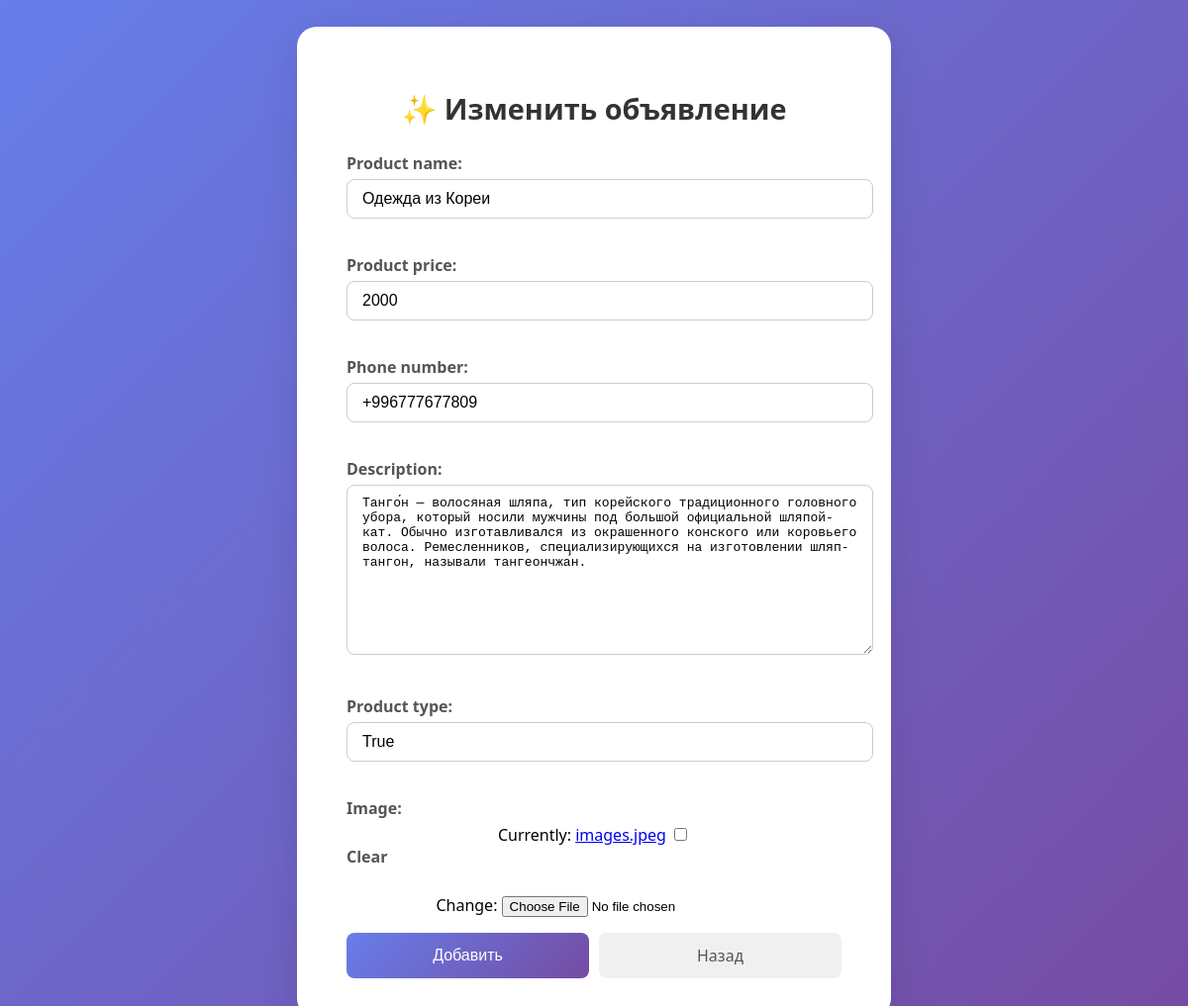
The page /5/update/ on the database its author committed.
### lalafo_app/models.py (models this page shows, shortened)
class Product(models.Model):
    product_name = models.CharField(max_length=100)
    product_price = models.PositiveIntegerField()
    phone_number = PhoneNumberField()
    description = models.TextField()
    product_type = models.BooleanField()
    create_date = models.DateField(auto_now_add=True)
    image = models.ImageField(null=True, blank=True)

### lalafo_app/views.py (the view)
# urls.py: path('<int:pk>/update/', ProductUpdateView.as_view(),name='product_update'),
class ProductUpdateView(UpdateView):
    queryset = Product.objects.all()
    form_class = ProductForm
    template_name = 'product_update.html'
    success_url = reverse_lazy('product_list')

### lalafo_app/forms.py
class ProductForm(forms.ModelForm):
    class Meta:
        model = Product
        fields = ['product_name','product_price','phone_number','description','product_type','image']
        widgets = {
            'product_name': forms.TextInput(attrs={
                'placeholder': 'Введите название продукта',
                'class': 'input-field'
            }),
            'description': forms.Textarea(attrs={
                'placeholder': 'Введите описание',
                'class': 'input-field'
            }),
            'product_price': forms.NumberInput(attrs={
                'placeholder': '0.00',
                'class': 'input-field'
            }),
            'phone_number': forms.TextInput(attrs={
                'placeholder': 'Введите номер телефона',
                'class': 'input-field'
            }),
            'product_type': forms.TextInput(attrs={
                'placeholder': 'Введите тип продукта ',
                'class': 'input-field'
            }),
        }

### lalafo_app/templates/product_update.html (shortened to what this page needs)
<!DOCTYPE html>
<html lang="ru">
<head>
</head>
<body>
    <div class="form-container">
        <h2>✨ Изменить объявление</h2>
        <form method="post" enctype="multipart/form-data">
            {{ form.as_p }}
            <div class="button-container">
                <button type="submit">Добавить</button>
                <a href="{% url 'product_list' %}" class="back-btn">Назад</a>
            </div>
        </form>
    </div>
</body>
</html>

### lalafo_app/templates/product_update.html (style rules this page uses)
body { font-family: 'Segoe UI', Tahoma, Geneva, Verdana, sans-serif; background: linear-gradient(135deg, #667eea 0%, #764ba2 100%); height: 130vh; display: flex; justify-content: center; align-items: center; }
.form-container { background: white; padding: 40px 50px; border-radius: 20px; box-shadow: 0 10px 40px rgba(0,0,0,0.1); width: 500px; text-align: center; }
h2 { font-size: 1.8em; color: #333; margin-bottom: 25px; }
label { display: block; text-align: left; margin-bottom: 5px; font-weight: 600; color: #555; }
.input-field { width: 100%; padding: 10px 15px; border: 1px solid #ccc; border-radius: 8px; margin-bottom: 20px; font-size: 1em; }
.button-container { display: flex; justify-content: space-between; }
button, .back-btn { flex: 1; padding: 12px 0; font-size: 1em; border: none; border-radius: 8px; cursor: pointer; transition: all 0.3s ease; }
button { background: linear-gradient(135deg, #667eea 0%, #764ba2 100%); color: white; margin-right: 10px; }
.back-btn { background: #f0f0f0; color: #555; text-decoration: none; display: flex; align-items: center; justify-content: center; }

### rows shown on the page
Product: product_name "Одежда из Кореи", product_price "2000", phone_number "+996777677809", description "Танго́н — волосяная шляпа, тип корейского традиционного головного убора, который носили мужчины под большой официальной шляпой-кат. Обычно изготавливался из окрашенного конского или коровьего волоса. Ремесленников, специализирующихся на изготовлении шляп-тангон, называли тангеончжа́н.", product_type "True"
